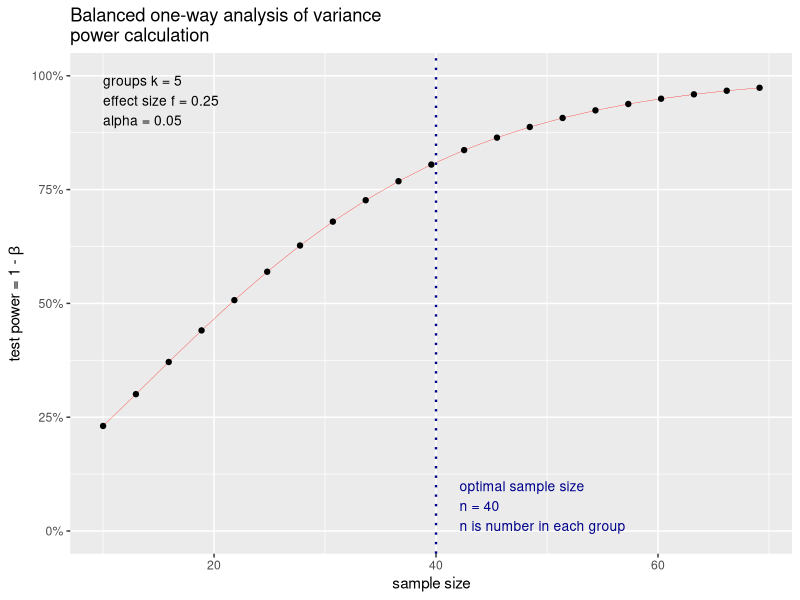
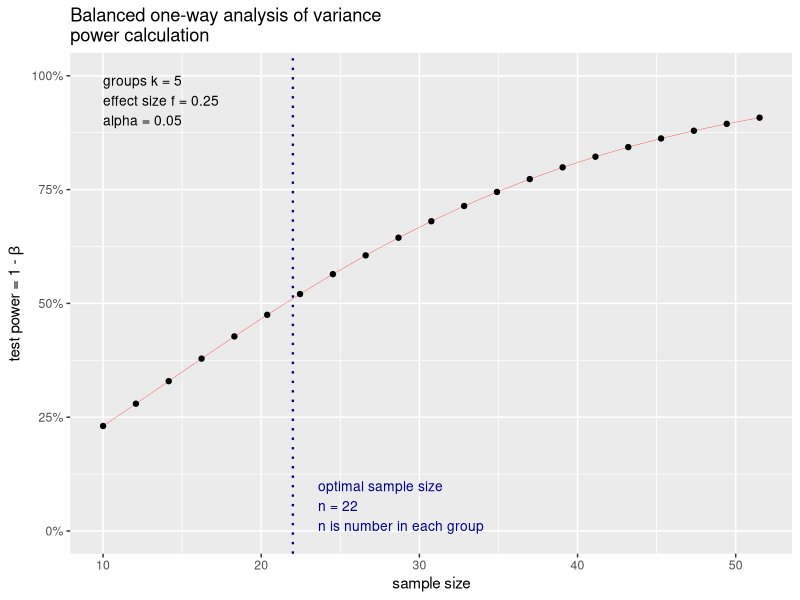
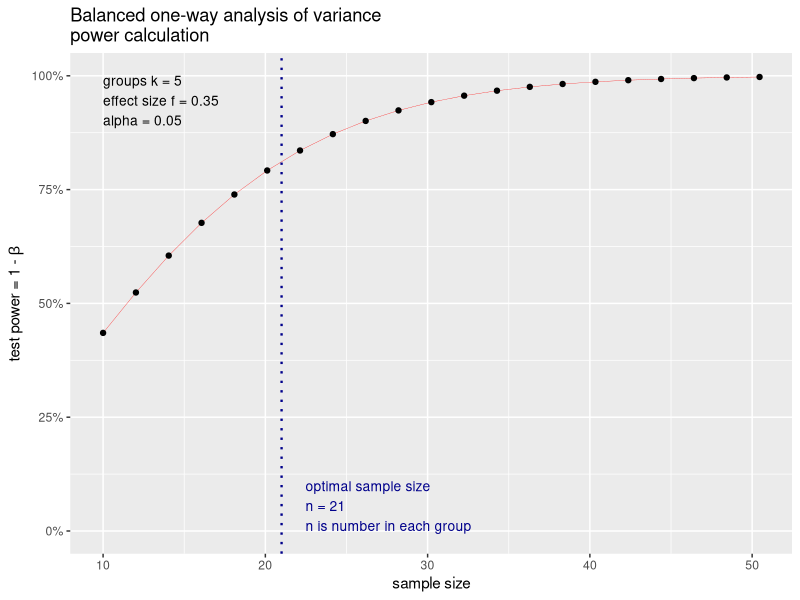
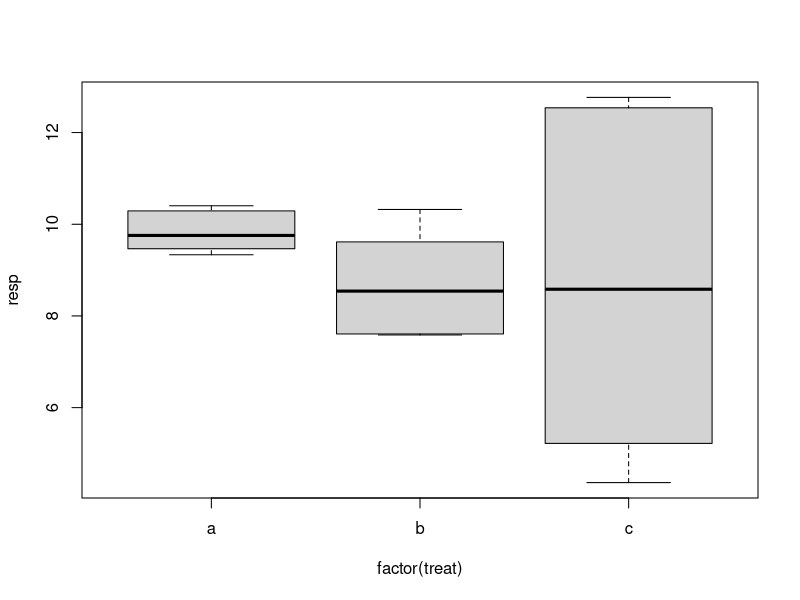
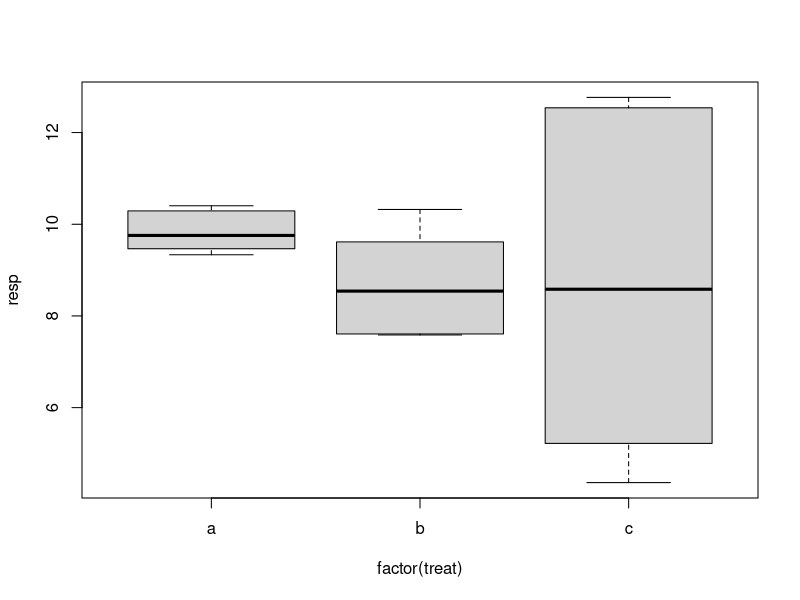
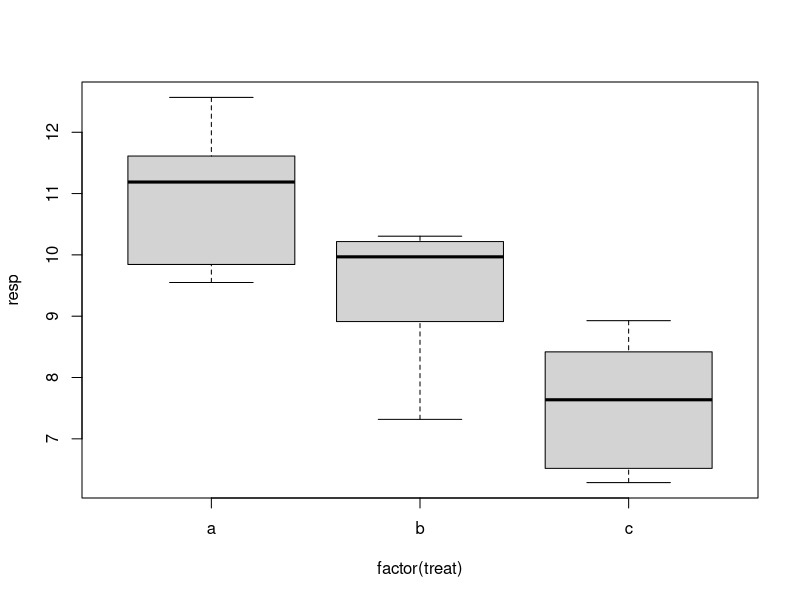

Reproduce these figures in R, in order.
## ---- chunk 1
library(pwr)
## ---- chunk 2
pwr.anova.test(k=5,               # k is the number of groups
               n=NULL,               # n is the sample size for each group
               f=0.25,            # f is Cohen's f (1988), for effect size
               sig.level=0.05,    # sig.level is the selected alpha for your hypothesis test
               power=0.8)         # power is the desired level of power (beta)

## ---- chunk 3
pwrobj <- pwr.anova.test(k=5,               
                         n=NULL,               
                         f=0.25,            
                         sig.level=0.05,   
                         power=0.8)
plot(pwrobj)

## ---- chunk 4
plot(pwr.anova.test(k=5,f=0.25,sig.level=0.05,power=0.5))

## ---- chunk 5
plot(pwr.anova.test(k=5,f=0.35,sig.level=0.05,power=0.8))

## ---- chunk 6
## Make fake data to see what effect sizes look like
set.seed(101987)                                                    # make your random numbers the same as mine for this R session (close after done!!)
resp <- c(rnorm(n=6,mean=10,sd=1),
          rnorm(n=6,mean=9,sd=1),
          rnorm(n=6,mean=10,sd=2))                                  # build response vector
treat <- c(rep("a",6),rep("b",6),rep("c",6))                        # build treatment vector
df <- data.frame(resp=resp,treat=treat)                             # combine vectors into dataframe
df                                                                  # look at dataframe
boxplot(resp~factor(treat), data=df)                                # look at boxplot of same data


## ---- chunk 7
## to calculate Cohen's f
grandmean <- mean(df$resp)                              # the mean resp of the df
a <- mean(df$resp[df$treat=="a"])                       # group means of df
b <- mean(df$resp[df$treat=="b"])
c <- mean(df$resp[df$treat=="c"])
leng <- length(unique(df$treat))                        # number of groups

sigma_m <- sqrt((sum((c(a,b,c)-grandmean)^2))/leng)     # see Cohen 88, page 275, but essentially the sum of the squared mean 
                                                        # differences divded by number of groups and 
                                                        #sqaure rooted (similar to sum of 
                                                        # squares in an ANOVA)
sigma <- sd(df$resp)                                    # overall sd for response
f <- sigma_m/sigma                                      # Cohen's f for this particular ANOVA test.
f                                                       # the somewhat small size indicates that there is little effect of the 
                                                        # treatment

## ---- chunk 8
## also, to calculate Cohen's n^2
aov1 <- aov(resp~factor(treat), data=df)               # create ANOVA object with resp explained by 
                                                       # factorized treatment in df dataframe
aov1                                                   # look at ANOVA object
summary(aov1)                                          # see summary, including p-value, of ANOVA object
sumobj <- unlist(summary(aov1))                        # change the structure of the anova summary object
aoveff <- sumobj["Sum Sq1"]/sumobj["Sum Sq2"]          # the treatment sum of squares / residual sum of squares
aoveff

## ---- chunk 9
d <- (max(c(a,b,c))-min(c(a,b,c)))/sigma      # using the maximum mean and minimum mean 
d                                             # this d suggests small to intermediate effects

## ---- chunk 10

pwr.anova.test(n=6,k=3,f=0.25,sig.level=0.05)

## ---- chunk 11
boxplot(resp~factor(treat), data=df)
## ---- chunk 12
## Make fake data to see what effect sizes look like
set.seed(10191987)                                   # make your random numbers the same as mine for this R session
resp2 <- c(rnorm(n=6,mean=10,sd=1),
          rnorm(n=6,mean=9,sd=1),
          rnorm(n=6,mean=8,sd=1))                   # build response vector
treat2 <- c(rep("a",6),rep("b",6),rep("c",6))         # build treatment vector
df2 <- data.frame(resp=resp2,treat=treat2)              # combine vectors into dataframe
df2                                                   # look at dataframe
boxplot(resp~factor(treat), data=df2)                 # look at boxplot of same data

## ---- chunk 13

## to calculate Cohen's f
grandmean2 <- mean(df2$resp)                          
a2 <- mean(df2$resp[df2$treat=="a"])                       
b2 <- mean(df2$resp[df2$treat=="b"])
c2 <- mean(df2$resp[df2$treat=="c"])
leng2 <- length(unique(df2$treat))
sigma_m2 <- sqrt((sum((c(a2,b2,c2)-grandmean2)^2))/leng2)
sigma2 <- sd(df2$resp) 
f2 <- sigma_m2/sigma2

## also, to calculate Cohen's n^2
aov2 <- aov(resp~factor(treat), data=df2)
sumobj2 <- unlist(summary(aov2))  
aoveff2 <- sumobj2["Sum Sq1"]/sumobj2["Sum Sq2"]       

d2 <- (max(c(a2,b2,c2))-min(c(a2,b2,c2)))/sigma2 

pwrobj2 <- pwr.anova.test(n=6,k=3,f=f2,sig.level=0.05)$power
